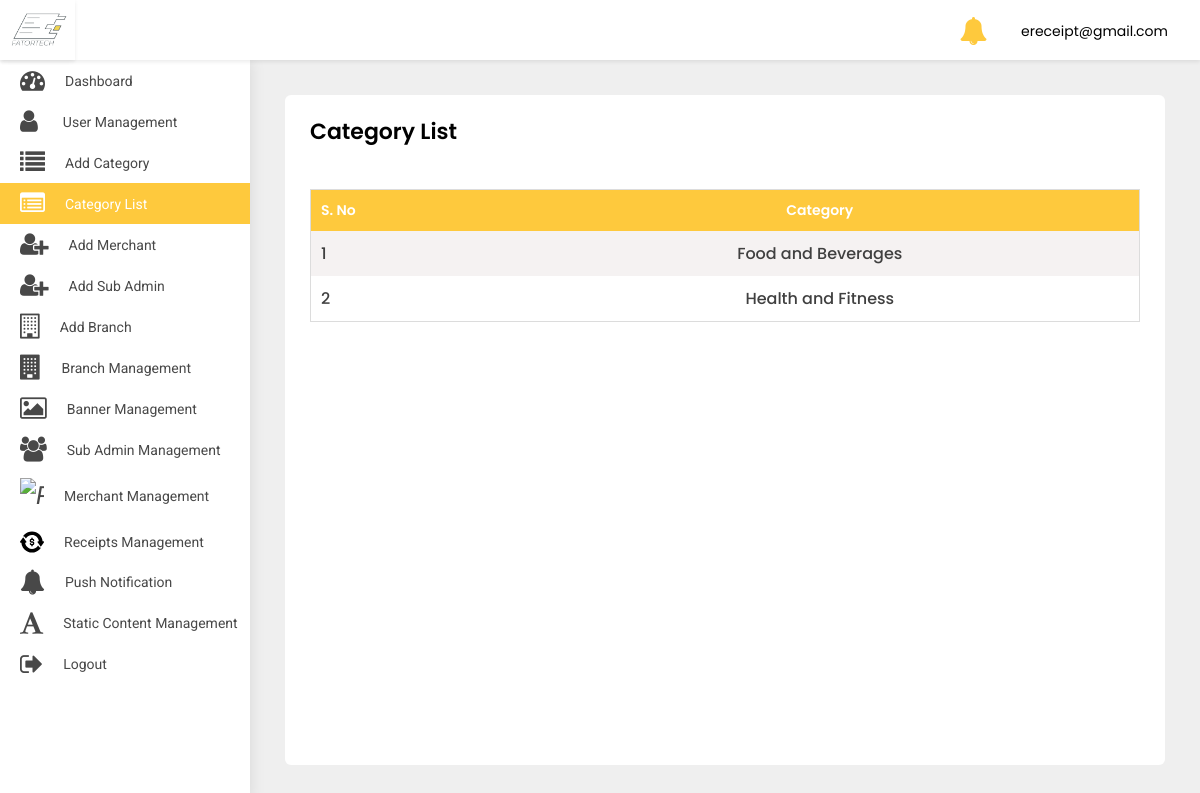
The app's page /adminpanel/category-list/ (signed in) with its own data.
### src/models.py (models this page shows)
class User(AbstractBaseUser, PermissionsMixin):
    first_name = models.CharField(default='first name', max_length=100)
    last_name = models.CharField(default='', max_length=100, null=True, blank=True)
    email = models.CharField(default='', max_length=255, unique=True)
    country_code = models.CharField(default='+91', max_length=10)
    phone_number = models.CharField(default='', max_length=18)
    profile_pic = models.ImageField(default='default_profile.png', null=True, blank=True)
    device_token = models.CharField(default='', max_length=500, null=True, blank=True)
    password = models.CharField(default='', max_length=100)
    confirm_password = models.CharField(default='', max_length=100)
    is_merchant = models.BooleanField(default=False)
    is_subadmin = models.BooleanField(default=False)
    created_at = models.DateTimeField(auto_now_add=True)
    is_active = models.BooleanField(default=True)
    is_staff = models.BooleanField(default=False)
    can_manage_merchant = models.BooleanField(default=False)
    can_manage_category = models.BooleanField(default=False)
    can_manage_branch = models.BooleanField(default=False)
    can_manage_receipts = models.BooleanField(default=False)
    can_manage_dashboard = models.BooleanField(default=False)
    objects = UserManager()
    USERNAME_FIELD = 'email'
    class Meta:
        ordering = ('-created_at',)

class Category(models.Model):
    category_name = models.CharField(default='', max_length=100)

### adminpanel/views.py (the view)
# urls.py: path('category-list/', CategoryList.as_view(), name='category-list'),
class CategoryList(LoginRequiredMixin, ListView):
    model = Category
    login_url = 'adminpanel:login'
    template_name = 'category-list.html'

### adminpanel/templates/category-list.html (shortened to what this page needs)
{% extends 'base-ereceipt.html' %}
{% block body %}
<div class="WrapperArea">
    <div class="WrapperBox">
        <div class="Small-Wrapper">
            <h4 class="Title">Category List</h4>
            <div class="TableList">
                <div class="dragscroll">
                    <table>
                        <thead>
                        <tr>
                            <th>S. No</th>
                            <th>Category</th>
                        </tr>
                        </thead>
                        <tbody>
                        {% for object in object_list %}
                        <tr>
                            <td>{{forloop.counter}}</td>
                            <td>{{object.category_name}}</td>
                        </tr>
                        {% endfor %}
                        </tbody>
                    </table>
                </div>
            </div>
        </div>
    </div>
</div>
{% endblock body %}

### adminpanel/templates/base-ereceipt.html (shortened to what this page needs)
{% load static %}
<head>
    <link rel="stylesheet" type="text/css" href="{% static 'adminpanel/css/select2.min.min.css' %}">
    <link type="text/css" rel="stylesheet" href="{% static 'adminpanel/css/style.css' %}">
    <link rel="stylesheet" href="{% static 'adminpanel/css/media.css' %}">
    <link rel="stylesheet"
          href="https://cdnjs.cloudflare.com/ajax/libs/bootstrap-select/1.13.1/css/bootstrap-select.css"/>
</head>
<body>
<div class="Header">
    <div class="Logo">
        <img src="{% static 'adminpanel/images/logo.jpg' %}">
    </div>
    <div class="Navigation">
        {% if user.is_superuser %}
        <div class="header-notifications">
            <a href="{% url 'adminpanel:notification' %}">
                <i class="fa fa-bell fa-2x" aria-hidden="true"></i>
            </a>
        </div>
        {% endif %}
        {% if user.is_authenticated %}
        <div class="Avater">
            <a href="javascript:void(0);">
                {{user}} </a>
        </div>
        {% endif %}
    </div>
</div>
<div class="SidenavBar">
    <ul>
        {% if user.is_superuser %}
        <li class="nav-item nav-link {% if request.resolver_match.view_name  == 'adminpanel:dashboard' %}active{% endif %}">
            <a href="{% url 'adminpanel:dashboard'  %}">
                <span><i class="fa fa-tachometer"></i></span> Dashboard
            </a>
        </li>
        <li class="nav-item nav-link {% if request.resolver_match.view_name  == 'adminpanel:users-list' %}active{% endif %}">
            <a href="{% url 'adminpanel:users-list' %}">
                <span><i class="fa fa-user"></i></span> User Management
            </a>
        </li>
        <li class="nav-item nav-link {% if request.resolver_match.view_name  == 'adminpanel:category' %}active{% endif %}">
            <a href="{% url 'adminpanel:category' %}">
                <span><i class="fa fa-list"></i></span> Add Category
            </a>
        </li>
        <li class="nav-item nav-link {% if request.resolver_match.view_name  == 'adminpanel:category-list' %}active{% endif %}">
            <a href="{% url 'adminpanel:category-list' %}">
                <span><i class="fa fa-list-alt"></i></span>Category List
            </a>
        </li>
        <li class="nav-item nav-link {% if request.resolver_match.view_name  == 'adminpanel:add-merchant' %}active{% endif %}">
            <a href="{% url 'adminpanel:add-merchant' %}">
                <span><i class="fa fa-user-plus"></i></span> Add Merchant
            </a>
        </li>
        <li class="nav-item nav-link {% if request.resolver_match.view_name  == 'adminpanel:add-sub-admin' %}active{% endif %}">
            <a href="{% url 'adminpanel:add-sub-admin' %}">
                <span><i class="fa fa-user-plus"></i></span> Add Sub Admin
            </a>
        </li>
        <li class="nav-item nav-link {% if request.resolver_match.view_name  == 'adminpanel:add-branch' %}active{% endif %}">
            <a href="{% url 'adminpanel:add-branch' %}">
                <span><i class="fa fa-building-o"></i></span> Add Branch
            </a>
        </li>
        <li class="nav-item nav-link {% if request.resolver_match.view_name  == 'adminpanel:branch-list' %}active{% endif %}">
            <a href="{% url 'adminpanel:branch-list' %}">
                <span><i class="fa fa-building"></i></span>Branch Management
            </a>
        </li>
        <li class="nav-item nav-link {% if request.resolver_match.view_name  == 'adminpanel:banner-list' %}active{% endif %}">
            <a href="{% url 'adminpanel:banner-list' %}">
                <span><i class="fa fa-image"></i></span>Banner Management
            </a>
        </li>
        <li class="nav-item nav-link {% if request.resolver_match.view_name  == 'adminpanel:sub-admin-list' %}active{% endif %}">
            <a href="{% url 'adminpanel:sub-admin-list' %}">
                <span><i class="fa fa-users"></i></span>Sub Admin Management
            </a>
        </li>
        <li class="nav-item nav-link {% if request.resolver_match.view_name  == 'adminpanel:merchant-list' %}active{% endif %}">
            <a href="{% url 'adminpanel:merchant-list' %}">
                <span><i class="faImg"><img src="{% static 'adminpanel/images/profession.svg' %}" alt="paid"
                                            class="img-fluid"></i></span>
                <p>Merchant Management</p>
            </a>
        </li>
        <li class="nav-item nav-link {% if request.resolver_match.view_name  == 'adminpanel:receipt-list' %}active{% endif %}">
            <a href="{% url 'adminpanel:receipt-list' %}">
                <span><i class="faImg"><img src="{% static 'adminpanel/images/transaction.svg' %}" alt="paid"
                                            class="img-fluid"></i></span>
                <p>Receipts Management</p>
            </a>
        </li>
        <li class="nav-item nav-link {% if request.resolver_match.view_name  == 'adminpanel:send-notification' %}active{% endif %}">
            <a href="{% url 'adminpanel:send-notification' %}">
                <span><i class="fa fa-bell"></i></span>
                <p>Push Notification</p>
            </a>
        </li>
        <li class="nav-item nav-link {% if request.resolver_match.view_name  == 'adminpanel:static-content' %}active{% endif %}">
            <a href="{% url 'adminpanel:static-content' %}">
                <span><i class="fa fa-font"></i></span>
                <p>Static content Management</p>
            </a>
        </li>
        <li class="nav-item nav-link {% if request.resolver_match.view_name  == 'logout' %}active{% endif %}">
            <a href="{% url 'logout' %}">
                <span><i class="fa fa-sign-out"></i></span>
                <p>Logout</p>
            </a>
        </li>
        {% endif %}
    </ul>
</div>
{% block body %}
{% endblock body %}
</body>
</html>

### static/adminpanel/css/style.css (style rules this page uses)
body { margin: 0; padding: 0; font-family: 'Poppins', sans-serif !important; font-size: 13px; color: #3a3a3a; font-weight: 400; }
* { margin: 0px; padding: 0px; }
h1, h2, h3, h4, h5, h6, p { margin: 0; padding: 0; }
ul, li, ol { list-style-type: none; margin: 0; padding: 0; }
a { text-decoration: none; outline: none; }
img { border: 0; outline: none; max-width: 100%; }
table { width: 100%; }
p { margin: 0; padding: 0; }
.Header { box-shadow: 0 2px 4px rgba(0, 0, 0, .08); -webkit-box-shadow: 0 2px 4px rgba(0, 0, 0, .08); position: fixed; width: 100%; left: 0; top: 0; background-color: #fff; z-index: 99 }
.Header .Logo { width: 75px; text-align: center; padding: 5px 0; float: left; height: 60px; box-shadow: 0 2px 4px rgba(0, 0, 0, .08); }
.Header .Logo img { height: 100%; width: 100%; object-fit: cover; }
.Header .Navigation { transition: all 0.2s ease; margin-left: 235px; padding: 7px 3.2rem; width: calc(100% - 235px); text-align: right; height: 60px }
.Header .Navigation .Avater { margin: 5px 0 5px 30px; position: relative; display: inline-block }
.Header .Navigation .Avater a { display: flex; align-items: center; font-size: 14px; color: #000 }
.Header .Navigation .header-notifications { margin: 5px 0 5px 30px; position: relative; display: inline-block; top:5px; }
.Header .Navigation .header-notifications a { display: flex; align-items: center; font-size: 14px; color: #fec93d; }
.SidenavBar { height: calc(100% - 60px); position: fixed; width: 250px; top: 60px; padding: 0; overflow: auto; box-shadow: 0 0 15px rgba(0, 0, 0, .1); background-color: #fff; z-index: 2; transition: 0.2s all ease-in-out; }
.SidenavBar ul { margin: 0 }
.SidenavBar ul li { margin: 0 }
.SidenavBar ul li a { display: flex; cursor: pointer; padding: 8px 20px 8px 20px; transition: 0.2s all ease-in-out; color: #484848; font-family: "Roboto"; font-size: 14px; text-transform: capitalize; position: relative; align-items: center; overflow: hidden; white-space: nowrap; }
.SidenavBar ul li a span { font-size: 25px; margin-right: 20px; }
.SidenavBar ul li:nth-child(2) a span { margin-right: 25px; }
.SidenavBar ul li.active a, .SidenavBar ul li a:hover { background-color: #fec93d; color: #fff; }
.WrapperArea { margin-left: 250px; flex: 1 1 auto; display: flex; flex-direction: column; margin-top: 60px; transition: 0.2s all ease-in-out; background-color: #efefef; }
.WrapperArea .WrapperBox { padding: 35px; background-color: #efefef; min-height: calc(100vh - 60px) }
.Small-Wrapper { background-color: #fff; padding: 25px; border-radius: 6px; height: 100%; min-height: calc(100vh - 130px); }
h4.Title { margin: 0 0 15px; font-weight: 600; color: #000; text-transform: capitalize; font-size: 22px; display:inline-block; }
.TableList table { border: 1px solid #dcdcdc }
.TableList table tr:nth-child(odd) { background-color: #f5f2f2 }
.TableList table tr th, .TableList table tr td { padding: 10px 10px }
.TableList table tr th { background-color: #fec93d; font-weight: 600; text-transform: capitalize; color: #fff; font-size: 14px; background-image: url(../images/sorting.png); background-repeat: no-repeat; background-position: 96% 50% }
.TableList table tr td { font-weight: 500; color: #404040 }
.TableList table tr th:last-child, .TableList table tr td:last-child { text-align: center; min-width: 105px }
.dragscroll { overflow: auto; }
.faImg { width: 24px !important; display: block; }
.TableList { margin-top:30px; }

### records on screen
User: email "ereceipt@gmail.com"
Category: category_name "Food and Beverages"
Category: category_name "Health and Fitness"
